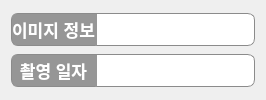
      <widget class="QFrame" name="frame">
       <property name="maximumSize">
        <size>
         <width>300</width>
         <height>16777215</height>
        </size>
       </property>
       <property name="frameShape">
        <enum>QFrame::NoFrame</enum>
       </property>
       <property name="frameShadow">
        <enum>QFrame::Raised</enum>
       </property>
       <layout class="QGridLayout" name="gridLayout_9">
        <property name="horizontalSpacing">
         <number>0</number>
        </property>
        <item row="0" column="0">
         <widget class="QLabel" name="label_7">
          <property name="font">
           <font>
            <pointsize>13</pointsize>
            <bold>true</bold>
           </font>
          </property>
          <property name="styleSheet">
           <string notr="true">background-color: rgb(150, 150, 150);
color: rgb(255, 255, 255);

border: 1px solid;
border-top-left-radius: 7px;
border-top-right-radius: 0px;
border-bottom-left-radius: 7px;
border-bottom-right-radius: 0px;

border-left-color: rgb(139, 139, 139);
border-top-color: rgb(139, 139, 139);
border-right-color: rgb(150, 150, 150);
border-bottom-color: rgb(139, 139, 139);</string>
          </property>
          <property name="text">
           <string>이미지 정보</string>
          </property>
          <property name="alignment">
           <set>Qt::AlignCenter</set>
          </property>
          <property name="margin">
           <number>4</number>
          </property>
          <property name="buddy">
           <cstring>ImageInfo</cstring>
          </property>
         </widget>
        </item>
        <item row="1" column="0">
         <widget class="QLabel" name="label_4">
          <property name="enabled">
           <bool>true</bool>
          </property>
          <property name="minimumSize">
           <size>
            <width>67</width>
            <height>0</height>
           </size>
          </property>
          <property name="font">
           <font>
            <pointsize>13</pointsize>
            <bold>true</bold>
           </font>
          </property>
          <property name="styleSheet">
           <string notr="true">background-color: rgb(150, 150, 150);
color: rgb(255, 255, 255);

border: 1px solid;
border-top-left-radius: 7px;
border-top-right-radius: 0px;
border-bottom-left-radius: 7px;
border-bottom-right-radius: 0px;

border-left-color: rgb(139, 139, 139);
border-top-color: rgb(139, 139, 139);
border-right-color: rgb(150, 150, 150);
border-bottom-color: rgb(139, 139, 139);</string>
          </property>
          <property name="text">
           <string>촬영 일자</string>
          </property>
          <property name="alignment">
           <set>Qt::AlignCenter</set>
          </property>
          <property name="margin">
           <number>4</number>
          </property>
          <property name="buddy">
           <cstring>PhotoDate</cstring>
          </property>
         </widget>
        </item>
        <item row="0" column="1">
         <widget class="QLineEdit" name="ImageInfo">
          <property name="minimumSize">
           <size>
            <width>0</width>
            <height>33</height>
           </size>
          </property>
          <property name="font">
           <font>
            <pointsize>13</pointsize>
           </font>
          </property>
          <property name="styleSheet">
           <string notr="true">border: 1px solid rgba(190, 190, 190, 150);
border-top-left-radius: 0px;
border-top-right-radius: 7px;
border-bottom-left-radius: 0px;
border-bottom-right-radius: 7px;

border-right-color: rgb(139, 139, 139);
border-top-color: rgb(139, 139, 139);
border-left-color: rgb(150, 150, 150);
border-bottom-color: rgb(139, 139, 139);</string>
          </property>
         </widget>
        </item>
        <item row="1" column="1" colspan="2">
         <widget class="QLineEdit" name="PhotoDate">
          <property name="minimumSize">
           <size>
            <width>0</width>
            <height>33</height>
           </size>
          </property>
          <property name="font">
           <font>
            <pointsize>13</pointsize>
           </font>
          </property>
          <property name="styleSheet">
           <string notr="true">border: 1px solid rgba(190, 190, 190, 150);
border-top-left-radius: 0px;
border-top-right-radius: 7px;
border-bottom-left-radius: 0px;
border-bottom-right-radius: 7px;

border-right-color: rgb(139, 139, 139);
border-top-color: rgb(139, 139, 139);
border-left-color: rgb(150, 150, 150);
border-bottom-color: rgb(139, 139, 139);</string>
          </property>
         </widget>
        </item>
       </layout>
      </widget>
